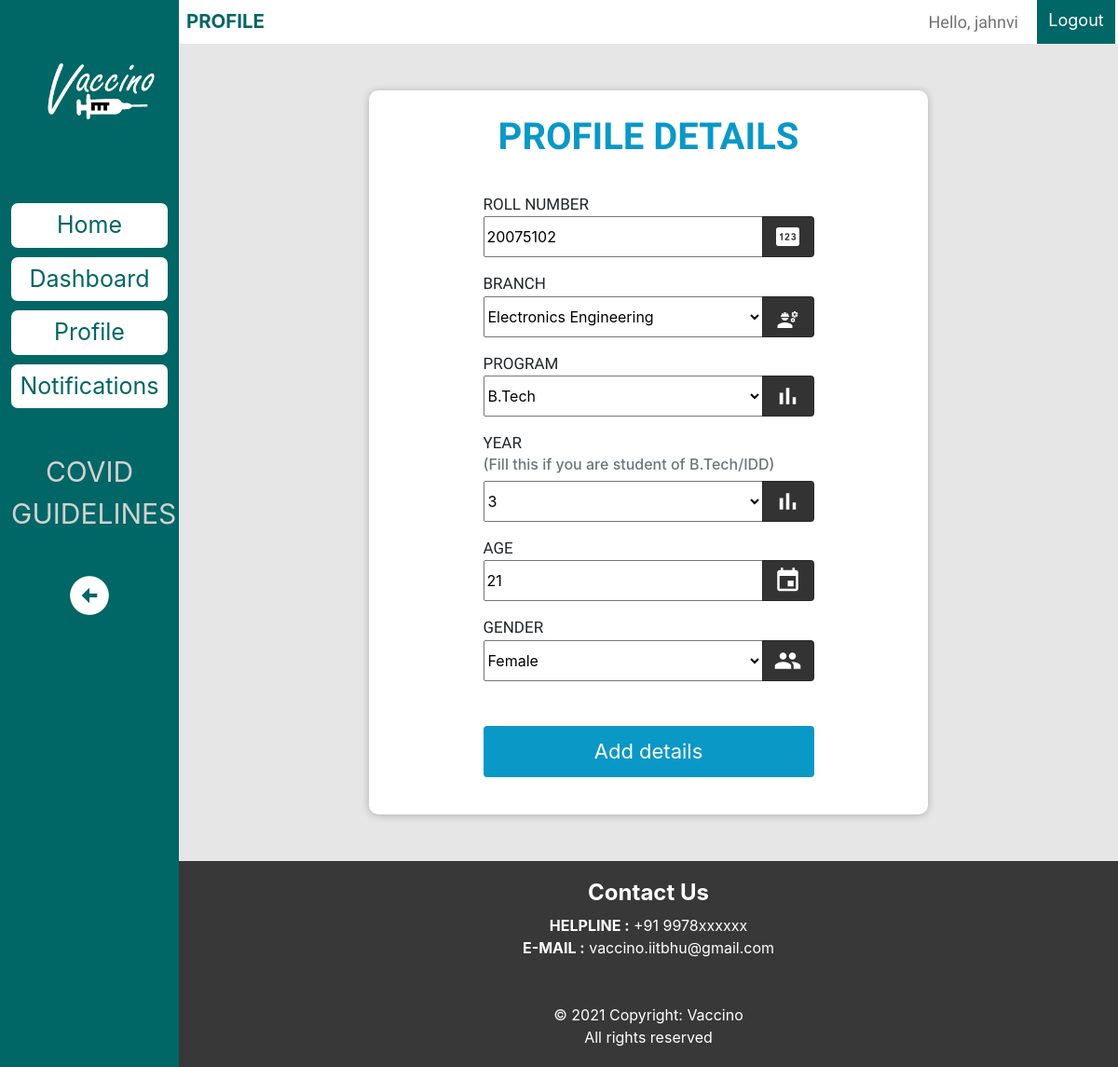
/base/profile_form/ (signed in), run on the app's committed database.
### base/models.py (models this page shows)
class Profile(models.Model):
    user = models.OneToOneField(User, on_delete=models.CASCADE)
    roll_no = models.CharField(max_length=15, blank=True)
    branch = models.CharField(max_length=50, blank=True, choices= BRANCH_CHOICES)
    program = models.CharField(max_length=30, blank=True, choices= PROGRAM_CHOICES, default= 'B.Tech')
    year = models.PositiveIntegerField(null=True, blank=True, choices= YEAR_CHOICES, default= 1)
    age = models.PositiveIntegerField(null=True, blank=True)
    gender = models.CharField(max_length=15, blank=True, choices= GENDER_CHOICES, default= 'Female')

### base/views.py (the view, shortened to what this page needs)
# urls.py: path('profile_form/', views.profile_form, name='profile_form'),
@login_required(login_url='login')
def profile_form(request):
    profile_form = ProfileForm(instance=request.user.profile)
    return render(request, 'profile_form.html', { 'profile_form': profile_form })

### base/forms.py
class ProfileForm(ModelForm):
	class Meta:
		model = Profile
		fields = ['roll_no', 'branch', 'program', 'year', 'age', 'gender']

### base/templates/profile_form.html (shortened to what this page needs)
{% extends "base_generic.html" %}
{% load static %}
{% block style %}
<link rel="stylesheet" href="{% static 'css/register.css' %}">
{% endblock %}
{% block page %}
PROFILE
{% endblock%}
{% block content %}
   <div class="wrapper">
      <div class="heading"> PROFILE DETAILS </div>
         <form method="POST" action="">
            <div class="label">ROLL NUMBER</div>
            <div class="input-group mb-3">
               {{profile_form.roll_no}}
               <div class="input-group-append">
                  <span class="input-group-text">
                  <div class="material-icons" style="font-size: 30px;">pin</div>
                  </span>
               </div>
            </div>
            <div class="label">BRANCH</div>
            <div class="input-group mb-3">
               {{profile_form.branch}}
               <div class="input-group-append">
                  <span class="input-group-text">
                  <div class="material-icons" style="font-size: 30px; width:30px"><span class="material-icons">engineering</span></div>
                  </span>
               </div>
            </div>
            <div class="label">PROGRAM</div>
            <div class="input-group mb-3">
               {{profile_form.program}}
               <div class="input-group-append">
                  <span class="input-group-text">
                  <div class="material-icons" style="font-size: 30px;">bar_chart</div>
                  </span>
               </div>
            </div>
            <div class="label">YEAR</div>
            <div class="h6 text-muted">(Fill this if you are student of B.Tech/IDD)</div>
            <div class="input-group mb-3">
               {{profile_form.year}}
               <div class="input-group-append">
                  <span class="input-group-text">
                  <div class="material-icons" style="font-size: 30px;">bar_chart</div>
                  </span>
               </div>
            </div>
            <div class="label">AGE</div>
            <div class="input-group mb-3">
               {{profile_form.age}}
               <div class="input-group-append">
                  <span class="input-group-text">
                  <div class="material-icons" style="font-size: 30px;">event</div>
                  </span>
               </div>
            </div>
            <div class="label">GENDER</div>
            <div class="input-group mb-3">
               {{profile_form.gender}}
               <div class="input-group-append">
                  <span class="input-group-text">
                  <div class="material-icons" style="font-size: 30px;">people</div>
                  </span>
               </div>
            </div>
            <div class="d-flex justify-content-center mt-5 login_container">
            <input class="btn login_btn" type="submit" value="Add details">
            </div>
         </form>
   </div>
{% endblock %}

### base/templates/base_generic.html (shortened to what this page needs)
{% load static %}
<!DOCTYPE html>
<html lang="en">
  <head>
    <link
      rel="stylesheet"
      href="https://cdn.jsdelivr.net/npm/bootstrap@4.5.3/dist/css/bootstrap.min.css"
    />
    <link rel="stylesheet" href="{% static 'css/base_generic.css' %}" />
    {% block style %} {% endblock %}
  </head>
  <body>
    <div class="d-flex">
      <div class="sidenav" id="sidenav">
        <div class="shownav" id="shownav">
          <img src="{% static 'img/logo.png' %}" alt="VACCINO" />
          <a href="{% url 'index' %}" class="d-flex justify-content-center mt-5">Home</a>
          <a href="{% url 'dashboard' %}" class="d-flex justify-content-center">Dashboard</a>
          <a href="{% url 'profile' %}" class="d-flex justify-content-center">Profile</a>
          <a href="{% url 'notif' %}" class="d-flex justify-content-center mb-3">Notifications</a>
          <a href="https://www.who.int/emergencies/diseases/novel-coronavirus-2019/advice-for-public"
          target="_blank" class="guide">
            COVID <br/>
            GUIDELINES
          </a>
          <div class="text-center">
            <div class="material-icons" style="font-size: 50px; color:white;" id="hidebtn" role="button">
            </div>
          </div>
        </div>
      </div>
      <div class="d-flex flex-column min-vh-100 container-fluid" id="main">
        <div class="row bg-white d-flex">
          <div class="mr-auto p-2">{% block page %} {% endblock %}</div>
          {% if user.is_authenticated %}
          <div class="greet"> Hello, {{user.username}}</div>
          <a href="{% url 'logout' %}" class="p-2">Logout</a>
          {% else %}
          <a href="{% url 'login' %}" class="p-2">Login</a>
          <a href="{% url 'register' %}" class="p-2">Register</a>
          {% endif %}
        </div>
        <div class="main">{% block content %} {% endblock %}</div>
        <div class="mt-auto row footer">
            <div class="d-flex flex-column">
            <div class="text-center">
            <h4><b>Contact Us</b></h4>
            <div> <b>HELPLINE :</b> +91 9978xxxxxx</div>
            <div><b>E-MAIL :</b> vaccino.iitbhu@gmail.com</div>
            </div>
            <br><br>
            <div class="text-center">
              © 2021 Copyright: Vaccino<br/>
              All rights reserved
            </div>
        </div>
      </div>
    </div>
  </body>
</html>

### static/css/base_generic.css (style rules this page uses)
body { background-color: #e6e6e6; min-height: 100%; position: relative; }
.sidenav img { width: 150px; height: 150px; margin-left: 3vw; }
.sidenav { height: 100%; width: clamp(180px,16vw,16vw); position: fixed; background-color: #006666; padding-top: 20px; }
.sidenav a { padding: 5px 0px; text-decoration: none; font-size: 25px; color: #006666; background-color: white; margin: 10px 12px; border-radius: 7px; }
.sidenav .guide { color: rgb(209, 209, 209); background: none; font-size: 30px; text-align: center; display: block; padding: 30px 0px; }
.container-fluid { margin-left: clamp(180px, 16vw, 16vw); max-width: 100vw; }
.p-2 { color: white; background-color: #006666; font-size: clamp(15px, 1.5vw, 1.5vw); margin-right:3px; width: clamp(70px, 7vw, 7vw); text-align: center; }
.mr-auto, .mr-auto:hover { color: #006666; background: none; font-size: clamp(17px, 1.7vw, 1.7vw); font-weight: bold; }
.footer { display: flex; flex-direction: row; justify-content: center; text-align: center; background-color: rgb(56, 56, 56); color: white; bottom:auto; min-height: 100px; padding: 20px 0px; }
.greet { color: #474747c4; text-align: center; font-size: clamp(15px, 1.5vw, 1.5vw); margin: auto 10px; font-family: 'Titillium Web', sans-serif; padding-right: 10px; }

### static/css/register.css (style rules this page uses)
.wrapper { background-color: white; margin: 50px auto; max-width: 600px; box-shadow: rgba(0, 0, 0, 0.24) 0px 1px 8px; border-radius: 10px; padding: 20px; display: flex; flex-direction: column; justify-content: center; align-items: center; }
.heading { font-family: 'Titillium Web', sans-serif; font-size: 40px; font-weight: bold; text-align: center; margin-bottom: 30px; color: #0a98c7; }
.label { font-family: 'Josefin Sans', sans-serif; font-size: 17px; }
.input-group-text { background: rgb(51, 51, 51); color: white; border-color: rgba(0, 0, 0, 0.24); }
.login_btn { font-size: 22px; width: 100%; background: #0a98c7; color: white; padding: 10px 0; margin-bottom: 20px; }
#id_first_name, #id_last_name, #id_email, #id_username, #id_password1, #id_password2, #id_roll_no, #id_branch, #id_program, #id_year, #id_age, #id_gender, #id_reference_id, #id_vaccine_name, #id_dose_taken, #id_date1, #id_date2, #id_certificate { width: 300px; }

### data on the page
Profile: roll_no "20075102", branch "Electronics Engineering", program "B.Tech", year "3", age "21", gender "Female"

### other printed values
{{ user.username }} "jahnvi"
